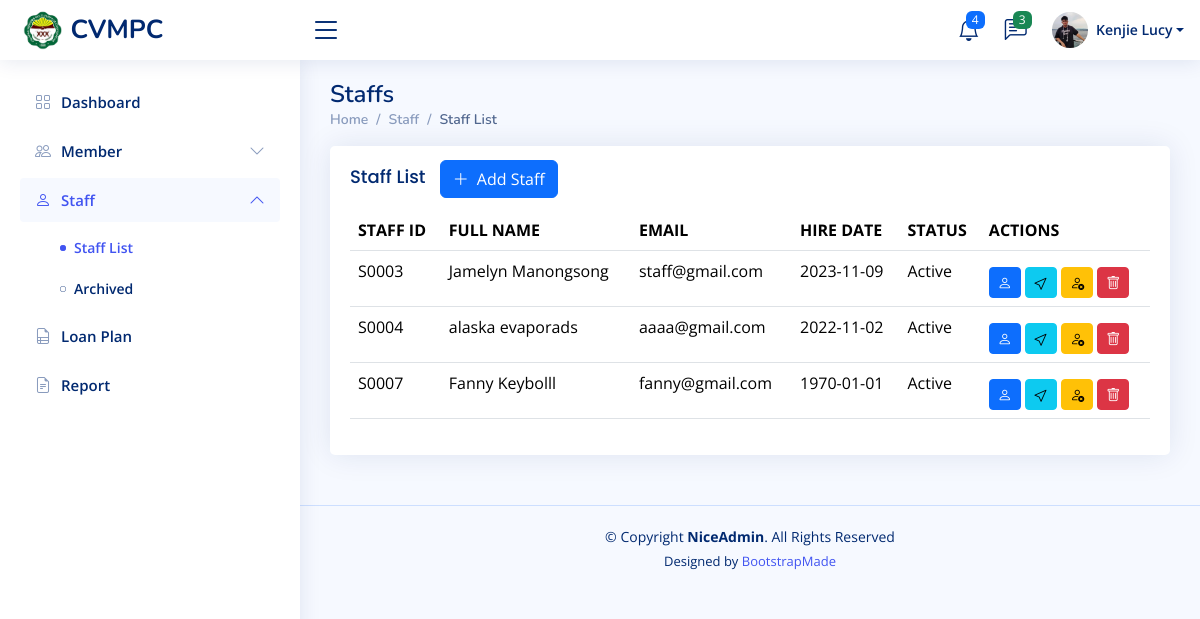
/admin/staff.php (signed in), run on the app's committed database.
### tables this page shows
CREATE TABLE `staff` (
  `staff_id` int(11) NOT NULL,
  `uc_id` int(11) NOT NULL,
  `first_name` varchar(45) DEFAULT NULL,
  `middle_name` varchar(45) DEFAULT NULL,
  `last_name` varchar(45) DEFAULT NULL,
  `phone_number` varchar(45) DEFAULT NULL,
  `hire_date` date DEFAULT NULL,
  `is_active` tinyint(1) DEFAULT NULL,
  `status` enum('Active','Inactive','Deactivated','Archived') DEFAULT NULL,
  `about_me` varchar(255) DEFAULT NULL,
  `last_login` date DEFAULT NULL,
  `date_of_birth` date DEFAULT NULL
);

CREATE TABLE `user_credentials` (
  `uc_id` int(11) NOT NULL,
  `password` varchar(255) DEFAULT NULL,
  `role` varchar(45) DEFAULT NULL,
  `address_id` int(11) DEFAULT NULL,
  `us_id` int(11) DEFAULT NULL,
  `email` varchar(45) NOT NULL,
  `pp` varchar(255) NOT NULL DEFAULT 'default-pp.png'
);

### admin/staff.php (the view, shortened to what this page needs)
<!DOCTYPE html>
<html lang="en">
<?php require '../includes/head.php' ?>
<body>
    <?php require '../includes/header.php' ?>
    <?php require '../includes/navbar.php' ?>
    <main id="main" class="main">
        <div class="pagetitle">
            <h1>Staffs</h1>
            <nav>
                <ol class="breadcrumb">
                    <li class="breadcrumb-item"><a href="index.html">Home</a></li>
                    <li class="breadcrumb-item">Staff</li>
                    <li class="breadcrumb-item active">Staff List</li>
                </ol>
            </nav>
        </div>
        <section class="section">
            <div class="row">
                <div class="col-lg-12">
                    <div class="card">
                        <div class="card-body">
                            <h5 class="card-title" style="display: inline-block; margin-right: 10px;">Staff List</h5>
                            <a href="add-staff.php"><button type="button" class="btn btn-primary" name="addStaff" style="display: inline-block; vertical-align: middle;"><i class="bi bi-plus-lg me-1"></i> Add Staff</button></a>
                            <table class="table datatable">
                                <thead>
                                    <tr>
                                        <th>STAFF ID</th>
                                        <th>FULL NAME</th>
                                        <th>EMAIL</th>
                                        <th data-type="date" data-format="YYYY/DD/MM">HIRE DATE</th>
                                        <th>STATUS</th>
                                        <th>ACTIONS</th>
                                    </tr>
                                </thead>
                                <?php
                                $sql = "SELECT
                CONCAT('S', LPAD(staff_id, 4, '0')) AS staffID,
                staff_id,
                CONCAT(first_name, ' ', last_name) AS fullname,
                hire_date,
                status,
                email
            FROM
                staff m
            LEFT JOIN
                user_credentials uc
            ON
                m.uc_id = uc.uc_id
                WHERE
                status != 'Archived' OR status IS NULL
                                            ";
                                $users = $pdo->query($sql);
                                ?>
                                <tbody>
                                    <?php foreach ($users as $user): ?>
                                        <tr>
                                            <td><?= $user['staffID'] ?></td>
                                            <td><?= $user['fullname'] ?></td>
                                            <td><?= $user['email'] ?></td>
                                            <td><?= $user['hire_date'] ?></td>
                                            <td><?= $user['status'] ?></td>
                                            <td>
                                                <div class="pt-2">
                                                    <a href="staff-profile.php?staff_id=<?= $user['staff_id']; ?>" class="btn btn-primary btn-sm" title="View staff's Profile"><i class="bi bi-person"></i></a>
                                                    <a href="#" class="btn btn-info btn-sm" title="Send Notification"><i class="bi bi-cursor"></i></a>
                                                    <?php if ($user['status'] == 'Deactivated'): ?>
                                                        <a href="../check.php?activate=true&staff_id=<?= $user['staff_id']; ?>" class="btn btn-success btn-sm" title="Activate staff"><i class="bi bi-person-check"></i></a>
                                                    <?php else: ?>
                                                        <a href="../check.php?deactivate=true&staff_id=<?= $user['staff_id']; ?>" class="btn btn-warning btn-sm" title="Deactivate staff"><i class="bi bi-person-x"></i></a>
                                                    <?php endif; ?>
                                                    <a href="../check.php?deleteStaff=true&staff_id=<?= $user['staff_id']; ?>" class="btn btn-danger btn-sm" title="Delete staff"><i class="bi bi-trash"></i></a>
                                                </div>
                                            </td>
                                        </tr>
                                    <?php endforeach;
                                    ?>
                                </tbody>
                            </table>
                        </div>
                    </div>
                </div>
            </div>
        </section>
    </main>
    <?php require '../includes/footer.php' ?>
</body>
</html>

### assets/css/style.css (style rules this page uses)
:root { scroll-behavior: smooth; }
body { font-family: "Open Sans", sans-serif; background: #f6f9ff; color: #444444; }
a { color: #4154f1; text-decoration: none; }
h1, h2, h3, h4, h5, h6 { font-family: "Nunito", sans-serif; }
#main { margin-top: 60px; padding: 20px 30px; transition: all 0.3s; }
.pagetitle { margin-bottom: 10px; }
.pagetitle h1 { font-size: 24px; margin-bottom: 0; font-weight: 600; color: #012970; }
.card { margin-bottom: 30px; border: none; border-radius: 5px; box-shadow: 0px 0 30px rgba(1, 41, 112, 0.1); }
.card-title { padding: 20px 0 15px 0; font-size: 18px; font-weight: 500; color: #012970; font-family: "Poppins", sans-serif; }
.card-body { padding: 0 20px 20px 20px; }
.breadcrumb { font-size: 14px; font-family: "Nunito", sans-serif; color: #899bbd; font-weight: 600; }
.breadcrumb a { color: #899bbd; transition: 0.3s; }
.breadcrumb .breadcrumb-item::before { color: #899bbd; }
.breadcrumb .active { color: #51678f; font-weight: 600; }
@media (min-width: 1200px) { #main, #footer { margin-left: 300px; } }

### data on the page
staff: staffID "S0003", fullname "Jamelyn Manongsong", uc.email "staff@gmail.com", hire_date "2023-11-09", status "Active"
staff: staffID "S0004", fullname "alaska evaporads", uc.email "aaaa@gmail.com", hire_date "2022-11-02", status "Active"
staff: staffID "S0007", fullname "Fanny Keybolll", uc.email "fanny@gmail.com", hire_date "1970-01-01", status "Active"

### other printed values
$header_formatted_name "Kenjie Lucy"
